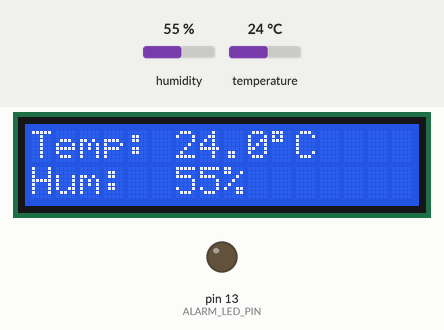
Recording of a sketch running on a simulated Arduino Uno, built with avr-gcc and run on an emulated ATmega328P. Parts: 16×2 character LCD, output pins drawn as LEDs (lit = HIGH). Inputs (shaded band) come from the test bench; at power-on: temperature 24 °C, humidity 55 %. What the sketch prints to the serial monitor is not drawn.

Above: at 2.7 s.
2.8 s: temperature set to 33 °C
At 6.7 s:
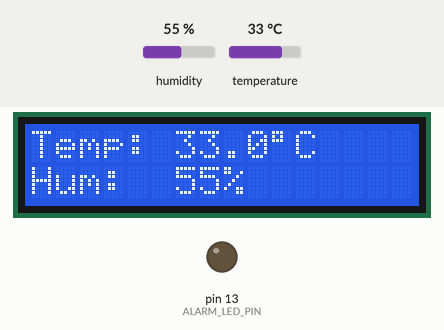
7.7 s: temperature set to 36 °C
At 11.0 s:
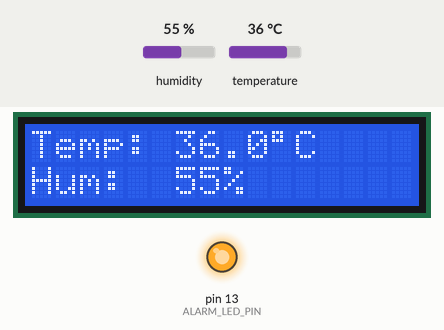
12.6 s: humidity set to 22 %
At 15.2 s:
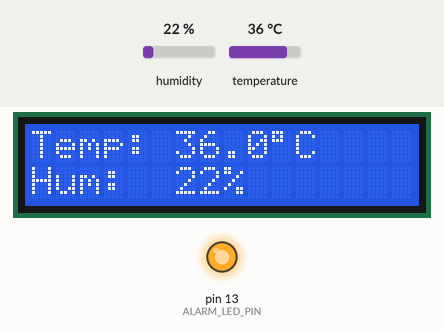
17.5 s: humidity set to 40 %
At 18.3 s:
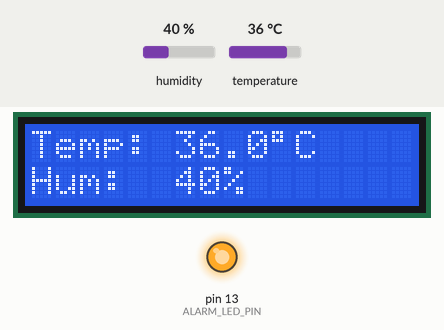
Timing chart, 0 to 20.5 s (numbered marks = the images above; inputs shaded):
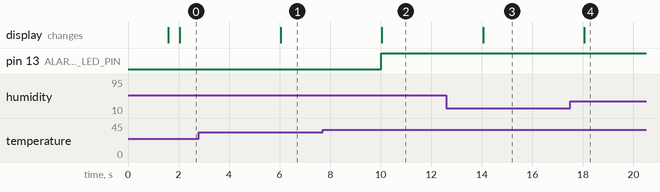

The sketch:

dht11_monitor.ino
```cpp
/*
 * DHT11 Temperature & Humidity Monitor
 * ------------------------------------
 * Arduino Uno + DHT11 + 16x2 I2C LCD + alarm LED
 *
 * - Polls the DHT11 every 2 seconds (non-blocking, millis()-based)
 * - Shows temperature and humidity on the LCD
 * - Lights an alarm LED when temperature >= TEMP_ALARM_C
 * - Streams CSV over serial (seconds,tempC,humidity) for logging/plotting
 *
 * Author: Rahadian Bevan Pramudito
 * Libraries: "DHT sensor library" (Adafruit), "LiquidCrystal I2C"
 *
 * Wiring:
 *   DHT11 DATA -> D2 (with 10k pull-up to 5V)
 *   LCD I2C    -> SDA=A4, SCL=A5 (address 0x27)
 *   Alarm LED  -> D13 through 330 ohm resistor
 */

#include <LiquidCrystal_I2C.h>
#include <DHT.h>

#define DHTPIN 2
#define ALARM_LED_PIN 13
#define TEMP_ALARM_C 35.0
#define DHT_TIMEOUT_US 100000

LiquidCrystal_I2C lcd(0x27, 16, 2);
DHT dht(DHTPIN, DHT11);

unsigned long lastRead = 0;
const unsigned long READ_INTERVAL_MS = 2000;

bool readDHT11(float &humidity, float &temperature) {
  uint8_t data[5] = {0};

  pinMode(DHTPIN, OUTPUT);
  digitalWrite(DHTPIN, LOW);
  delay(18);
  digitalWrite(DHTPIN, HIGH);
  delayMicroseconds(40);
  pinMode(DHTPIN, INPUT_PULLUP);

  if (pulseIn(DHTPIN, LOW, DHT_TIMEOUT_US) == 0) return false;
  if (pulseIn(DHTPIN, HIGH, DHT_TIMEOUT_US) == 0) return false;

  for (int i = 0; i < 40; i++) {
    if (pulseIn(DHTPIN, LOW, DHT_TIMEOUT_US) == 0) return false;
    unsigned long highTime = pulseIn(DHTPIN, HIGH, DHT_TIMEOUT_US);
    if (highTime == 0) return false;
    data[i / 8] <<= 1;
    if (highTime > 40) data[i / 8] |= 1;
  }

  if (data[4] != ((data[0] + data[1] + data[2] + data[3]) & 0xFF)) return false;

  humidity = data[0];
  temperature = data[2];
  return true;
}

void setup() {
  pinMode(ALARM_LED_PIN, OUTPUT);
  Serial.begin(9600);
  Serial.println("seconds,temp_c,humidity_pct"); // CSV header

  dht.begin();
  lcd.init();
  lcd.backlight();
  lcd.print("DHT11 Monitor");
  lcd.setCursor(0, 1);
  lcd.print("Initializing...");
  delay(1500);
  lcd.clear();
}

void loop() {
  // Non-blocking 2-second sampling interval
  if (millis() - lastRead < READ_INTERVAL_MS) return;
  lastRead = millis();

  float humidity = dht.readHumidity();
  float tempC = dht.readTemperature();

  // Handle sensor read failures gracefully
  if (isnan(humidity) || isnan(tempC)) {
    Serial.println("# sensor read failed");
    lcd.clear();
    lcd.print("Sensor error!");
    return;
  }

  // High-temperature alarm
  digitalWrite(ALARM_LED_PIN, tempC >= TEMP_ALARM_C ? HIGH : LOW);

  // Local display
  lcd.setCursor(0, 0);
  lcd.print("Temp: ");
  lcd.print(tempC, 1);
  lcd.print((char)223); // degree symbol
  lcd.print("C  ");
  lcd.setCursor(0, 1);
  lcd.print("Hum:  ");
  lcd.print(humidity, 0);
  lcd.print("%   ");

  // CSV log for plotting / IoT data collection
  Serial.print(millis() / 1000);
  Serial.print(",");
  Serial.print(tempC, 1);
  Serial.print(",");
  Serial.println(humidity, 0);
}
```

Measured:
- the behaviour switches between 34 and 35 °C on temperature (found by bisection; images 1 and 2)
- after the input at 2.8 s, the display: changes after 3.3 s (image 1)
- after the input at 7.7 s, pin 13 (ALARM_LED_PIN): LOW → HIGH after 2.3 s; the display: changes after 2.4 s (image 2)
- after the input at 12.6 s, the display: changes after 1.5 s (image 3)
- after the input at 17.5 s, the display: changes after 0.55 s (image 4)
